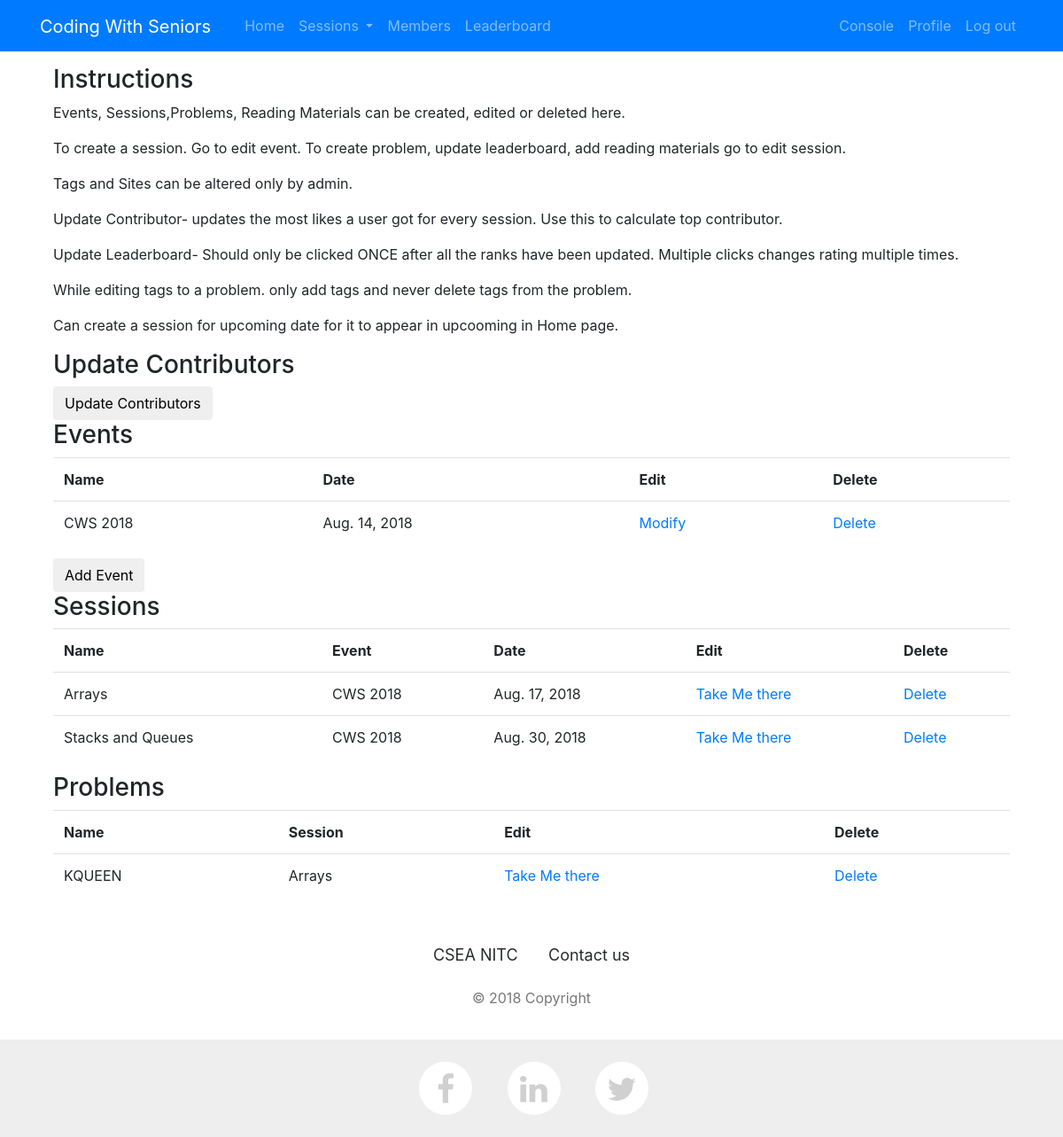
The app's page /console/ (signed in) with its own data.
### events/models.py (models this page shows, shortened)
class Event(models.Model):
    name= models.CharField(max_length=255, blank=False, null=True,unique=True)
    date=models.DateField(blank=False, null=True)
    description=models.TextField( blank=False, null=True)

class Session(models.Model):
    event=models.ForeignKey(Event,on_delete=models.CASCADE)
    name=models.CharField(max_length=255, blank=False, null=True,unique=True)
    date=date=models.DateField(blank=False, null=True)
    description = models.TextField(blank=False, null=True)
    test_name=models.CharField(max_length=255,blank=True, null=True)
    test_url=models.URLField(blank=True, null=True)
    top_coder=models.CharField(max_length=255, blank=True, null=True)
    top_contributor=models.CharField(max_length=255, blank=True, null=True)
    top_improver=models.CharField(max_length=255, blank=True, null=True)
    rating_updated=models.BooleanField(default=False)

class Problem(models.Model):
    name=models.CharField(max_length=255, blank=False, null=True,unique=True)
    url_problem=models.URLField(blank=False, null=True)
    solution=models.CharField(max_length=255, blank=True, null=True)
    url_solution=models.URLField(blank=True, null=True)
    session=models.ForeignKey(Session,on_delete=models.CASCADE)
    tags=models.ManyToManyField(Tags,blank=True)

### console/views.py (the view)
# urls.py: path('',views.console,name="edit"),
@staff_member_required
@sensitive_post_parameters()
@csrf_protect
@require_http_methods(["GET", "POST"])
def console(request: HttpRequest):
    try:
        events=Event.objects.all()
        sessions=Session.objects.all()
        problem=Problem.objects.all()
        tags=Tags.objects.all()
        site=Site.objects.all()
    except:
        messages.add_message(request, messages.ERROR, 'Error Contact Admin')
    return render(request,'console/edit.html',locals())

### console/templates/console/edit.html (shortened to what this page needs)
{% extends "layout.html" %}
{% load staticfiles %}
{% block body %}
    <div class="container">
    <div class="row">
        <div class="col">
            <h3>Instructions</h3>
            <p>Events, Sessions,Problems, Reading Materials can be created, edited or deleted here.</p>
            <p>To create a session. Go to edit event. To create problem, update leaderboard, add reading materials go to edit session.</p>
            <p>Tags and Sites can be altered only by admin.</p>
            <p>Update Contributor- updates the most likes a user got for every session. Use this to calculate top contributor.</p>
            <p>Update Leaderboard- Should only be clicked ONCE after all the ranks have been updated. Multiple clicks changes rating multiple times.</p>
            <p>While editing tags to a problem. only add tags and never delete tags from the problem. </p>
            <p>Can create a session for upcoming date for it to appear in upcooming in Home page. </p>
        </div>
    </div>
    <div class="row">
        <div class="col">
            <h3>Update Contributors</h3>
            <a href="/console/update_contributors"><button class="btn btn-default">Update Contributors</button></a>
        </div>
    </div>
    <div class="row">
        <div class="col">
            <h3>Events</h3>
            <table class="table table-hover test">
                <tr>
                    <th>Name</th>
                    <th>Date</th>
                    <th>Edit</th>
                    <th>Delete</th>
                </tr>
                {% for item in events  %}
                <tr>
                    <td>{{ item.name }}</td>
                    <td>{{ item.date }}</td>
                    <td><a href="/console/edit/event/{{item.name }}">Modify</a></td>
                    <td><a href="/console/do_not_use/event/{{item.name }}" onclick="return confirm('Are you sure?')">Delete</a></td>
                </tr>
                {% endfor %}
            </table>
        <a href="/console/add/event"><button class="btn btn-default">Add Event</button></a>
        </div>
    </div>
    <div class="row">
    <div class="col">
        <h3>Sessions</h3>
        <table class="table table-hover test">
            <tr>
                <th>Name</th>
                <th>Event</th>
                <th>Date</th>
                <th>Edit</th>
                <th>Delete</th>
            </tr>
            {% for item in sessions  %}
            <tr>
                <td>{{ item.name }}</td>
                <td>{{ item.event.name }}</td>
                <td>{{ item.date }}</td>
                <td><a href="/console/edit/session/{{item.name }}">Take Me there</a></td>
                <td><a href="/console/do_not_use/session/{{item.name }}" onclick="return confirm('Are you sure?')">Delete</a></td>
            </tr>
            {% endfor %}
        </table>
    </div>
    </div>
    <div class="row">
        <div class="col">
            <h3>Problems</h3>
            <table class="table table-hover test">
                <tr>
                    <th>Name</th>
                    <th>Session</th>
                    <th>Edit</th>
                    <th>Delete</th>
                </tr>
                {% for item in problem  %}
                <tr>
                    <td>{{ item.name }}</td>
                    <td>{{ item.session.name }}</td>
                    <td><a href="/console/edit/problem/{{item.name }}">Take Me there</a></td>
                    <td><a href="/console/do_not_use/problem/{{item.name }}" onclick="return confirm('Are you sure?')">Delete</a></td>
                </tr>
                {% endfor %}
            </table>
        </div>
        </div>
    </div>
{% endblock %}

### static/cws_site/css/style.css (style rules this page uses)
html { height: 100%; }
body { display: flex; display: -webkit-flex; flex-direction: column; -webkit-flex-direction: column; height: 100%; }

### records on screen
Event: name "CWS 2018", date "Aug. 14, 2018"
Session: name "Arrays", event.name "CWS 2018", date "Aug. 17, 2018"
Session: name "Stacks and Queues", event.name "CWS 2018", date "Aug. 30, 2018"
Problem: name "KQUEEN", session.name "Arrays"
